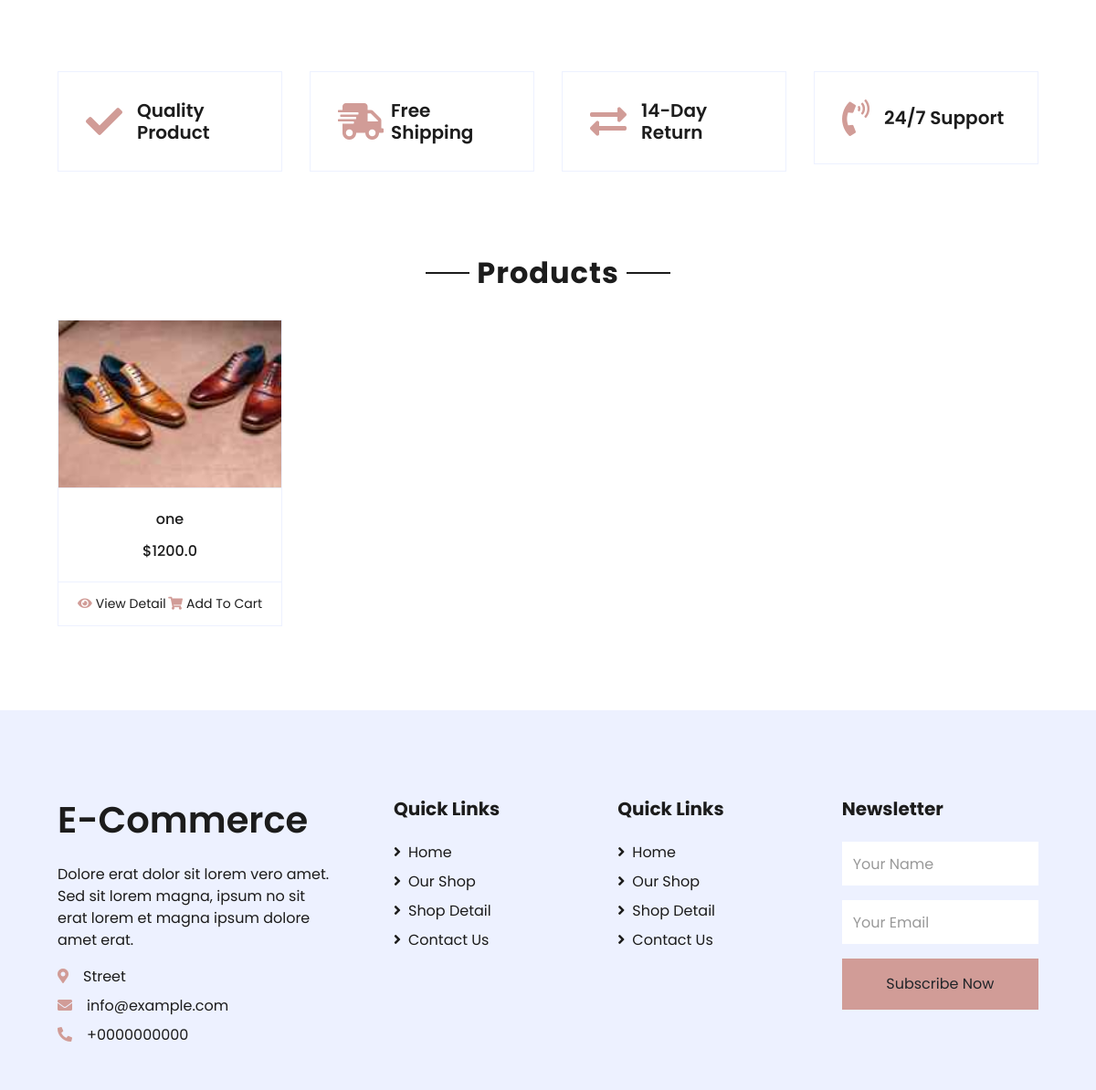
/ (lower part), run on an earlier commit of the app's database.
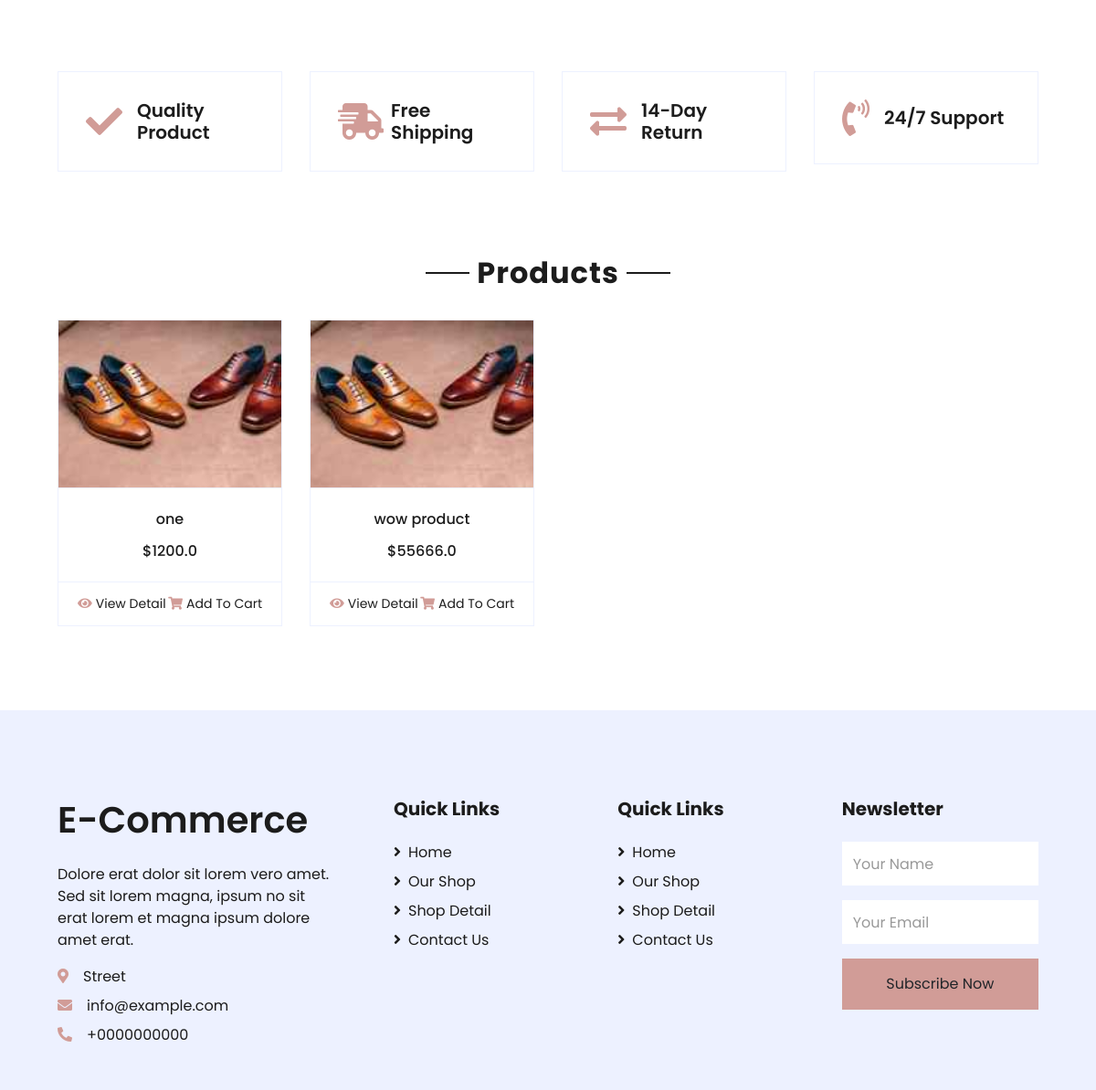
And on a later commit of the database.
### shop/models.py (models this page shows, shortened)
class Item(models.Model):
    uploader = models.ForeignKey(User, null=True, on_delete=models.SET_NULL, related_name='products')
    title = models.CharField(max_length= 100)
    slug = models.SlugField(unique= True)
    price = models.FloatField()
    image = models.ImageField(upload_to='images')
    description = models.TextField()
    category = models.ManyToManyField(Category, related_name='products')
    def get_absolute_url(self):
        return reverse ('shop:product', kwargs = {'slug': self.slug})

### shop/views.py (the view)
# urls.py: 2. Add a URL to urlpatterns:  path('', Home.as_view(), name='home')
def Home(request):
    products = Item.objects.all()
    categories = Category.objects.all()
    context = {
        'products': products,
        'categories': categories
    }
    return render(request, 'home.html', context)

### shop/templates/home.html (shortened to what this page needs)
{% extends 'base.html' %}
{% load static %}
        {% block product_quality %}
    <div class="container-fluid pt-5">
        <div class="row px-xl-5 pb-3">
            <div class="col-lg-3 col-md-6 col-sm-12 pb-1">
                <div class="d-flex align-items-center border mb-4" style="padding: 30px;">
                    <h1 class="fa fa-check text-primary m-0 mr-3"></h1>
                    <h5 class="font-weight-semi-bold m-0">Quality Product</h5>
                </div>
            </div>
            <div class="col-lg-3 col-md-6 col-sm-12 pb-1">
                <div class="d-flex align-items-center border mb-4" style="padding: 30px;">
                    <h1 class="fa fa-shipping-fast text-primary m-0 mr-2"></h1>
                    <h5 class="font-weight-semi-bold m-0">Free Shipping</h5>
                </div>
            </div>
            <div class="col-lg-3 col-md-6 col-sm-12 pb-1">
                <div class="d-flex align-items-center border mb-4" style="padding: 30px;">
                    <h1 class="fas fa-exchange-alt text-primary m-0 mr-3"></h1>
                    <h5 class="font-weight-semi-bold m-0">14-Day Return</h5>
                </div>
            </div>
            <div class="col-lg-3 col-md-6 col-sm-12 pb-1">
                <div class="d-flex align-items-center border mb-4" style="padding: 30px;">
                    <h1 class="fa fa-phone-volume text-primary m-0 mr-3"></h1>
                    <h5 class="font-weight-semi-bold m-0">24/7 Support</h5>
                </div>
            </div>
        </div>
    </div>
    {% endblock %}
    {% block main %}
    <div class="container-fluid pt-5">
        <div class="text-center mb-4">
            {% if not category %}
            <h2 class="section-title px-5"><span class="px-2">Products</span></h2>
            {% else %}
            <h2 class="section-title px-5"><span class="px-2">Category of {{category.title}}</span></h2>
            {% endif %}
        </div>
        <div class="row px-xl-5 pb-3">
            {% for product in products %}
            <div class="col-lg-3 col-md-6 col-sm-12 pb-1">
                <div class="card product-item border-0 mb-4">
                    <div class="card-header product-img position-relative overflow-hidden bg-transparent border p-0">
                        <img class="img-fluid w-100" src="{{product.image.url}}" alt="">
                    </div>
                    <div class="card-body border-left border-right text-center p-0 pt-4 pb-3">
                        <h6 class="text-truncate mb-3">{{product.title}}</h6>
                        <div class="d-flex justify-content-center">
                            <h6>${{product.price}}</h6>
                        </div>
                    </div>
                    <div class="card-footer d-flex justify-content-between bg-light border">
                        <a href="{{product.get_absolute_url}}" class="btn btn-sm text-dark p-0"><i class="fas fa-eye text-primary mr-1"></i>View Detail</a>
                        <a href="{% url 'shop:add-to-cart' slug=product.slug %}" class="btn btn-sm text-dark p-0"><i class="fas fa-shopping-cart text-primary mr-1"></i>Add To Cart</a>
                    </div>
                </div>
            </div>
            {% endfor %}
        </div>
    </div>
    {% endblock %}

What changed in the data, as far as the page shows it:
added Item: image (picture), title "wow product", price "55666.0"
